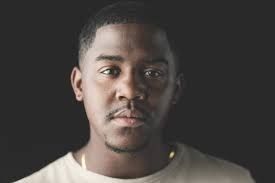
#> input picture Persona.jpg, 275 x 183 px, found by its file name
$ jupyter execute --allow-errors 'Perc. Comp. Lab-01.ipynb'
#> lines starting #> are read from the running program, lines starting #| are printed output that depends on the picture
[cell 1]
import cv2
import numpy as np
from matplotlib import pyplot as plt
import urllib.request

# Descargamos una imagen de internet para usarla en nuestro ejemplo
url_imagen = "https://raw.githubusercontent.com/opencv/opencv/master/samples/data/lena.jpg"
ruta_imagen_color = "imagen_descargada.jpg"
urllib.request.urlretrieve(url_imagen, ruta_imagen_color)
#> (this line was passed over: the network is not available in this run)

# Ejemplo 1: Cargar una imagen a color
# cv2.imread lee la imagen de la ruta especificada. Por defecto, lee en formato BGR (Azul, Verde, Rojo)
imagen_color = cv2.imread(ruta_imagen_color)

if imagen_color is None:
    print("Error: No se pudo cargar la imagen a color. Verifica la ruta o URL.")
else:
    # OpenCV usa BGR, pero Matplotlib usa RGB.
    # Convertimos el espacio de color para que los colores se muestren correctamente
    imagen_color_rgb = cv2.cvtColor(imagen_color, cv2.COLOR_BGR2RGB)

    # Mostramos la imagen
    plt.imshow(imagen_color_rgb)
    plt.axis("off") # Ocultamos los ejes para una visualización más limpia
    plt.title("Imagen a Color")
    plt.show()

[cell 2]
# Ejemplo 2: Convertir una imagen a escala de grises
# Reutilizamos la imagen descargada en el paso anterior
# El parámetro cv2.IMREAD_GRAYSCALE le indica a OpenCV que cargue la imagen directamente en un solo canal (escala de grises)
imagen_gris = cv2.imread(ruta_imagen_color, cv2.IMREAD_GRAYSCALE)

if imagen_gris is None:
    print("Error: No se pudo cargar la imagen en escala de grises.")
else:
    # Mostramos la imagen. El parámetro cmap="gray" es necesario para que matplotlib la interprete como grises
    plt.imshow(imagen_gris, cmap="gray")
    plt.axis("off") # Ocultamos los ejes
    plt.title("Imagen en Escala de Grises")
    plt.show()

[cell 3]
# Ejemplo 3: Obtener dimensiones de las imagenes color y gris
import cv2
import matplotlib.pyplot as plt

# Reutilizamos las imágenes previamente cargadas/convertidas
if imagen_color is None:
    print("Error: No se pudo cargar la imagen.")
else:
    # Mostrar la imagen original y en escala de grises una al lado de la otra
    plt.figure(figsize=(10, 5)) # Definimos el tamaño de la figura en pulgadas

    # Subplot 1: Imagen a color
    plt.subplot(1, 2, 1) # 1 fila, 2 columnas, posición 1
    plt.imshow(cv2.cvtColor(imagen_color, cv2.COLOR_BGR2RGB))
    plt.title("Imagen a Color")
    plt.axis("off")

    # Subplot 2: Imagen en escala de grises
    plt.subplot(1, 2, 2) # 1 fila, 2 columnas, posición 2
    plt.imshow(imagen_gris, cmap="gray")
    plt.title("Imagen en Escala de Grises")
    plt.axis("off")

    plt.show()

    # Imprimir las dimensiones de las imágenes
    # El atributo shape devuelve una tupla: (alto, ancho, canales) para color, y (alto, ancho) para grises
    print("Dimensiones de la imagen a color (Alto, Ancho, Canales):", imagen_color.shape)
    print("Dimensiones de la imagen en escala de grises (Alto, Ancho):", imagen_gris.shape)

#> (a cell that did not finish here is left out)

#> (a cell that did not finish here is left out)

[cell 6]
# Ejemplo 2: Generar, guardar y cargar un archivo de audio estéreo
# Utilizaremos la misma técnica para generar un audio estéreo con dos tonos distintos:
# Canal Izquierdo: 440 Hz
# Canal Derecho: 880 Hz

ruta_audio_estereo = "audio_estereo_generado.wav"

frecuencia_muestreo_estereo = 44100
duracion = 1.0 # segundos
frec_izq = 440.0
frec_der = 880.0
tiempo_gen = np.linspace(0, duracion, int(frecuencia_muestreo_estereo * duracion), endpoint=False)

onda_izq = 0.5 * np.sin(2 * np.pi * frec_izq * tiempo_gen)
onda_der = 0.5 * np.sin(2 * np.pi * frec_der * tiempo_gen)

# Convertimos ambas ondas a enteros de 16 bits
onda_izq_int16 = np.int16(onda_izq * 32767)
onda_der_int16 = np.int16(onda_der * 32767)

# Para un archivo estéreo, los datos deben estar intercalados: [Izquierdo, Derecho, Izquierdo, Derecho...]
onda_estereo = np.empty((onda_izq_int16.size + onda_der_int16.size,), dtype=np.int16)
onda_estereo[0::2] = onda_izq_int16
onda_estereo[1::2] = onda_der_int16

# Guardamos el archivo estéreo
#> (the rest of this cell did not finish here and is left out)

[cell 7]
# ### 3. IoT (Internet de las Cosas)
# Los sensores IoT son fundamentales para la captura de datos en tiempo real. A continuación, veremos dos ejemplos: simulación de un sensor de temperatura y un sensor de humedad.

import random
import time
import matplotlib.pyplot as plt

# Ejemplo 1: Simulación de un sensor de temperatura
def simular_temperatura():
    # Simulamos una lectura de temperatura devolviendo un valor aleatorio entre 20.0 y 30.0 °C
    return random.uniform(20.0, 30.0)

print("Simulando datos de un sensor de temperatura...")
datos_temperatura = []

# Recolectaremos 10 muestras
for i in range(10):
    temperatura = simular_temperatura()
    datos_temperatura.append(temperatura)
    print(f"Muestra {i+1} - Temperatura: {temperatura:.2f}°C")
    # time.sleep(0.2)  # Pausa breve simulando el tiempo de espera del sensor (comentado para no demorar)

# Graficamos la serie temporal de temperaturas
plt.figure(figsize=(8, 4))
plt.plot(datos_temperatura, marker="o", color="red", linestyle='-')
plt.title("Datos Simulados del Sensor de Temperatura")
plt.xlabel("Tiempo (Muestras)")
plt.ylabel("Temperatura (°C)")
plt.grid(True)
plt.show()
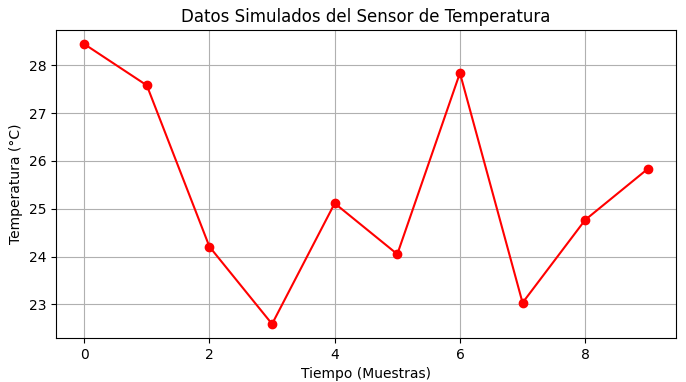
#> figure drawn by matplotlib, 1 panel; curve peaks at x = 0, y = 28.44

[cell 8]
# Ejemplo 2: Simulación de un sensor de humedad
def simular_humedad():
    # Simulamos una lectura de humedad devolviendo un porcentaje aleatorio entre 0% y 100%
    return random.uniform(0.0, 100.0)

print("Simulando datos de un sensor de humedad...")
datos_humedad = []

# Recolectaremos 10 muestras
for i in range(10):
    humedad = simular_humedad()
    datos_humedad.append(humedad)
    print(f"Muestra {i+1} - Humedad: {humedad:.2f}%")
    # time.sleep(0.2)  # Pausa breve simulando el tiempo de espera del sensor

# Graficamos la serie temporal de humedad
plt.figure(figsize=(8, 4))
plt.plot(datos_humedad, marker="s", color="blue", linestyle='--')
plt.title("Datos Simulados del Sensor de Humedad")
plt.xlabel("Tiempo (Muestras)")
plt.ylabel("Humedad (%)")
plt.grid(True)
plt.show()
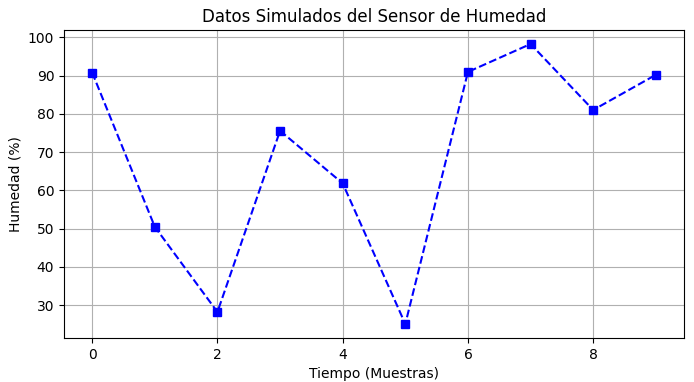
#> figure drawn by matplotlib, 1 panel; curve peaks at x = 7, y = 98.28

### Práctica de Laboratorio

**Objetivo:** Aplicar los conceptos básicos aprendidos en teoria y labde procesamiento de imágenes, audio e IoT de forma práctica.

**Instrucciones:**

Añade una o más celdas de código al final de este notebook para resolver los siguientes ejercicios:

1. **Imágenes:** Carga una imagen a color (puedes descargar una usando `urllib.request.urlretrieve` como vimos, o usar una imagen local), conviértela a escala de grises y aplícale un filtro de desenfoque básico usando OpenCV (`cv2.blur` o `cv2.GaussianBlur`). Muestra la imagen original y la procesada una al lado de la otra usando `matplotlib`.
2. **Audio:** Usando `numpy` y `wave`, genera un archivo de audio estéreo de 2 segundos de duración donde el **Canal Izquierdo** tenga una frecuencia de **500 Hz** y el **Canal Derecho** tenga una frecuencia de **1000 Hz**. Luego carga el audio generado y grafica los primeros 0.02 segundos de ambos canales para verificar las ondas.
3. **IoT:** Simula un sensor de **Luminosidad** que devuelva valores aleatorios entre 0 y 1000 lux. Recolecta 15 muestras en un bucle y grafica los resultados a lo largo del tiempo usando una línea de color verde (`color="green"`) y marcadores en forma de triángulo (`marker="^"`).

### IMAGEN:

[cell 9]
# Importamos las librerías necesarias
import cv2                          # Librería para procesamiento de imágenes (OpenCV)
import numpy as np                  # Permite trabajar con matrices (las imágenes son arreglos)
from matplotlib import pyplot as plt  # Se utiliza para mostrar imágenes
import urllib.request              # Permite descargar archivos desde internet

# Definimos la URL de la imagen y la ruta donde se guardará localmente
url_imagen = "https://raw.githubusercontent.com/gsolanop1-ai/Percepci-n-Computacional-/refs/heads/main/Persona.jpg"
ruta_imagen = "imagen_persona.jpg"

# Descargamos la imagen desde internet
urllib.request.urlretrieve(url_imagen, ruta_imagen)

# Cargamos la imagen en formato BGR (por defecto en OpenCV)
imagen_color = cv2.imread(ruta_imagen)
#> imagen_color is the input picture: shape (183, 275, 3); mean B, G, R 64.8, 67.7, 72.4

if imagen_color is None:
    print("Error: No se pudo cargar la imagen.")
else:
    # Convertimos de BGR a RGB para visualizar correctamente con matplotlib
    imagen_rgb = cv2.cvtColor(imagen_color, cv2.COLOR_BGR2RGB)

    # Mostramos la imagen original
    plt.imshow(imagen_rgb)
    plt.title("Imagen Original")
    plt.axis("off")
    plt.show()

[cell 10]
# Convertimos la imagen a escala de grises
# Esto reduce la imagen de 3 canales (color) a 1 canal (intensidad)
imagen_gris = cv2.cvtColor(imagen_color, cv2.COLOR_BGR2GRAY)
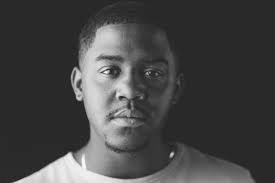
#> imagen_gris: shape (183, 275); min 26, max 252, mean 68.8

# Mostramos la imagen en escala de grises
plt.imshow(imagen_gris, cmap="gray")
plt.title("Imagen en Escala de Grises")
plt.axis("off")
plt.show()

[cell 11]
# Aplicamos un filtro de desenfoque Gaussiano
# El kernel (9x9) suaviza la imagen reduciendo ruido y detalles finos
imagen_blur = cv2.GaussianBlur(imagen_gris, (9, 9), 0)
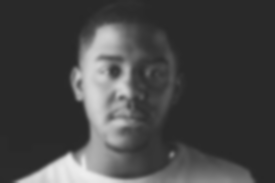
#> imagen_blur: shape (183, 275); min 40, max 238, mean 68.8

# Creamos una figura para comparar imágenes
plt.figure(figsize=(10, 5))

# Subplot 1: Imagen original
plt.subplot(1, 2, 1)
plt.imshow(cv2.cvtColor(imagen_color, cv2.COLOR_BGR2RGB))
plt.title("Imagen Original")
plt.axis("off")

# Subplot 2: Imagen procesada (grises + desenfoque)
plt.subplot(1, 2, 2)
plt.imshow(imagen_blur, cmap="gray")
plt.title("Grises + Desenfoque")
plt.axis("off")

# Mostramos ambas imágenes
plt.show()

### AUDIO:

[cell 12]
# Importamos las librerías necesarias
import numpy as np              # Permite trabajar con arreglos y generar señales (ondas)
import matplotlib.pyplot as plt # Se utiliza para graficar las señales de audio
import wave                     # Permite crear, leer y escribir archivos de audio WAV

# Ejemplo: Generar, guardar y cargar un archivo de audio estéreo
ruta_audio_estereo = "audio_estereo_generado.wav"

# 1. Generamos dos tonos puros (ondas senoidales) para cada canal
frecuencia_muestreo = 44100   # Frecuencia de muestreo estándar en audio (44.1 kHz)
duracion = 2.0                # Duración del audio en segundos
frec_izq = 500.0              # Frecuencia del canal izquierdo (Hz)
frec_der = 1000.0             # Frecuencia del canal derecho (Hz)

# Generamos el eje de tiempo
tiempo_gen = np.linspace(0, duracion, int(frecuencia_muestreo * duracion), endpoint=False)

# Creamos las ondas senoidales para cada canal
onda_izq = 0.5 * np.sin(2 * np.pi * frec_izq * tiempo_gen)
onda_der = 0.5 * np.sin(2 * np.pi * frec_der * tiempo_gen)

# Convertimos las ondas a enteros de 16 bits (formato estándar de audio)
onda_izq_int16 = np.int16(onda_izq * 32767)
onda_der_int16 = np.int16(onda_der * 32767)

# Intercalamos los datos para formar un audio estéreo [L, R, L, R...]
onda_estereo = np.empty((onda_izq_int16.size + onda_der_int16.size,), dtype=np.int16)
onda_estereo[0::2] = onda_izq_int16
onda_estereo[1::2] = onda_der_int16

# Guardamos el archivo de audio estéreo
with wave.open(ruta_audio_estereo, 'w') as wav_file:
    wav_file.setnchannels(2)          # 2 canales = estéreo
    wav_file.setsampwidth(2)          # 2 bytes = 16 bits
    wav_file.setframerate(frecuencia_muestreo)
    wav_file.writeframes(onda_estereo.tobytes())
    print("Archivo de audio estéreo generado con éxito.")

# 2. Cargamos el archivo de audio estéreo generado
try:
    with wave.open(ruta_audio_estereo, 'rb') as wav_file:
        frec_muestreo = wav_file.getframerate()
        n_frames = wav_file.getnframes()
        n_channels = wav_file.getnchannels()

        audio_data = wav_file.readframes(n_frames)
        audio_estereo = np.frombuffer(audio_data, dtype=np.int16)

        tiempo = np.arange(n_frames) / frec_muestreo

        plt.figure(figsize=(10, 4))

        if n_channels == 2:
            # Reorganizamos los datos en dos columnas (izquierdo y derecho)
            audio_estereo = audio_estereo.reshape(-1, 2)

            # Graficamos un segmento de los primeros 0.02 segundos
            segmento = int(frec_muestreo * 0.02)

            plt.plot(tiempo[:segmento], audio_estereo[:segmento, 0], label="Canal Izquierdo (500Hz)", alpha=0.7)
            plt.plot(tiempo[:segmento], audio_estereo[:segmento, 1], label="Canal Derecho (1000Hz)", alpha=0.7, linestyle='--')

        plt.title("Señal de Audio Estéreo (Dos Canales)")
        plt.xlabel("Tiempo (segundos)")
        plt.ylabel("Amplitud")
        plt.legend()
        plt.grid(True)
        plt.show()
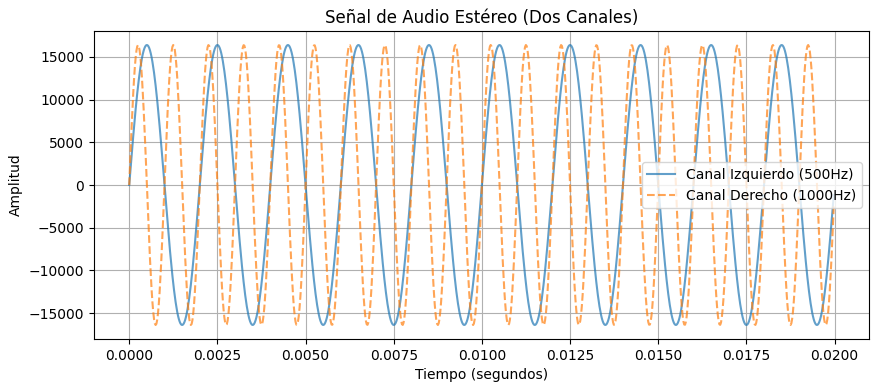
#> figure drawn by matplotlib, 1 panel; curve peaks at x = 0.000499, y = 16383; curve peaks at x = 0.000249, y = 16383

except Exception as e:
    print(f"Error al procesar el audio estéreo: {e}")

### IoT:

[cell 13]
# Importamos las librerías necesarias
import random          # Permite generar valores aleatorios (simulación del sensor)
import time            # Permite simular pausas entre lecturas del sensor
import matplotlib.pyplot as plt  # Se utiliza para graficar los datos recolectados

# Ejemplo: Simulación de un sensor de luminosidad
def simular_luminosidad():
    # Simulamos una lectura de luminosidad devolviendo un valor aleatorio entre 0 y 1000 lux
    return random.uniform(0.0, 1000.0)

print("Simulando datos de un sensor de luminosidad...")
datos_luminosidad = []

# Recolectaremos 15 muestras
for i in range(15):
    luminosidad = simular_luminosidad()
    datos_luminosidad.append(luminosidad)
    print(f"Muestra {i+1} - Luminosidad: {luminosidad:.2f} lux")
    # time.sleep(0.2)  # Pausa breve simulando el tiempo de espera del sensor (comentado para no demorar)

# Graficamos la serie temporal de luminosidad
plt.figure(figsize=(8, 4))
plt.plot(datos_luminosidad, marker="^", color="green", linestyle='-')
plt.title("Datos Simulados del Sensor de Luminosidad")
plt.xlabel("Tiempo (Muestras)")
plt.ylabel("Luminosidad (lux)")
plt.grid(True)
plt.show()
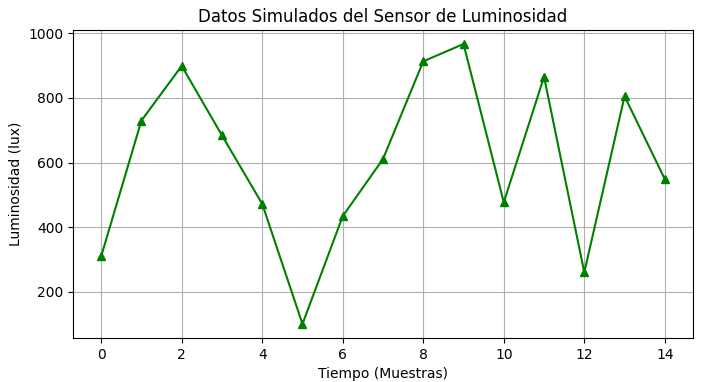
#> figure drawn by matplotlib, 1 panel; curve peaks at x = 9, y = 966.6
